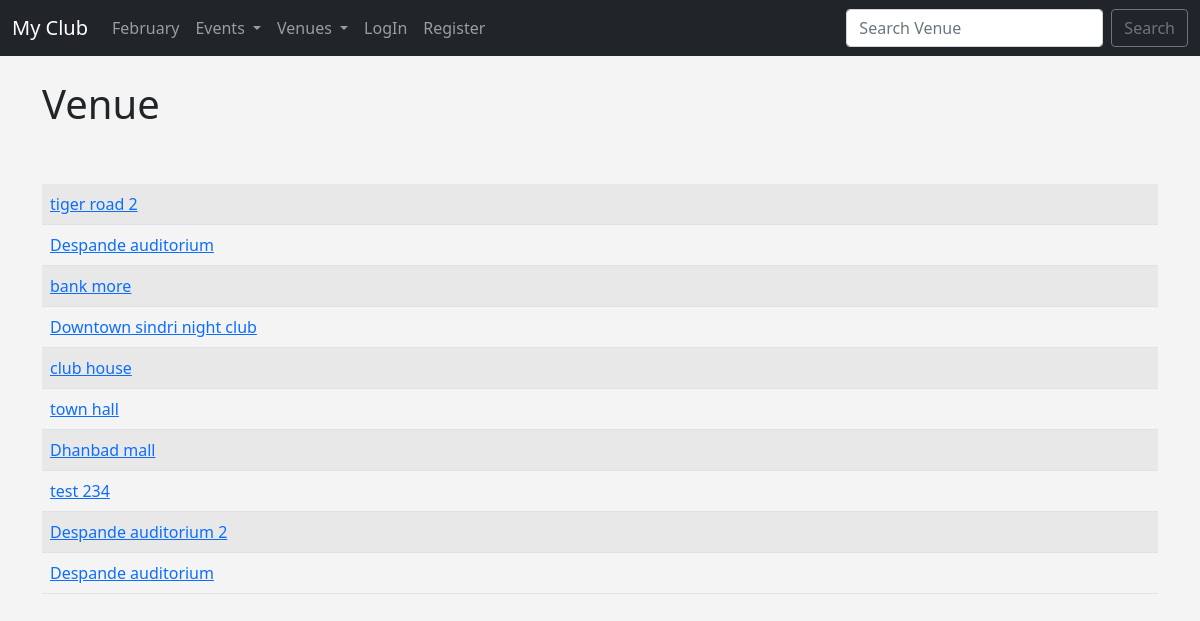
The app's page /venue/ with its own data.
### events/models.py (models this page shows)
class Venue(models.Model):
    name = models.CharField('Venue Name', max_length=120)
    address = models.CharField(max_length=300)
    zip_code = models.CharField('Zip Code', max_length=6)
    phone = models.CharField('Contact Number', max_length=25, blank=True)
    web = models.URLField('Website Address', blank=True)
    email = models.EmailField('Email', blank=True)
    owner = models.IntegerField('Venue Owner', blank=False, default=1)
    venue_image = models.ImageField(null=True, blank=True, upload_to="images/")
    def __str__(self):
        return self.name

### events/views.py (the view)
# urls.py: path('venue/', list_venues, name='list-venues'),
def list_venues(request):
    venue_list = Venue.objects.all()
    p = Paginator(Venue.objects.all(), 10)
    page = request.GET.get('page')
    venues = p.get_page(page)
    return render(request, 'events/venue.html',
    {"venue_list": venue_list, "venues":venues})

### events/templates/events/venue.html (shortened to what this page needs)
{% extends 'events/base.html' %}
{% block content %}
<h1>Venue</h1>
<br /><br />
<table class="table table-striped table-hover">
    {% for venue in venues %}
    <tr>
        <td>
            <a href="{% url 'show-venue' venue.id %}">{{ venue }}</a>
        </td>
    </tr>
    {% endfor %}
</table>
<br /><br />
{% endblock %}

### events/templates/events/base.html (style rules this page uses)
body { background: #f4f4f4; }

### records on screen
Venue: name "tiger road 2"
Venue: name "Despande auditorium"
Venue: name "bank more"
Venue: name "Downtown sindri night club"
Venue: name "club house"
Venue: name "town hall"
Venue: name "Dhanbad mall"
Venue: name "test 234"
Venue: name "Despande auditorium 2"
Venue: name "Despande auditorium"
